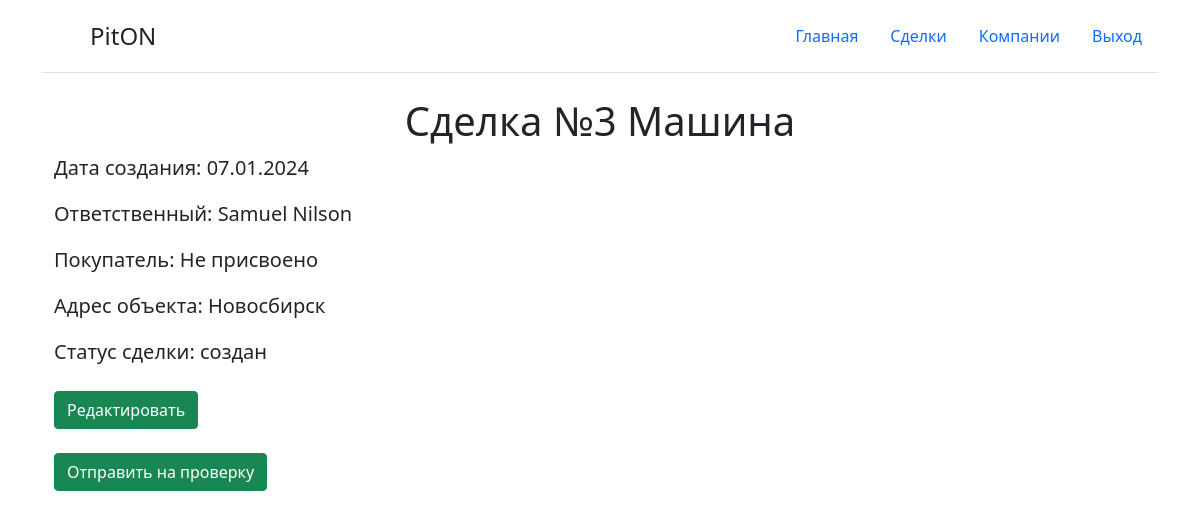
Before: /transaction/3 (signed in) with the older database file.
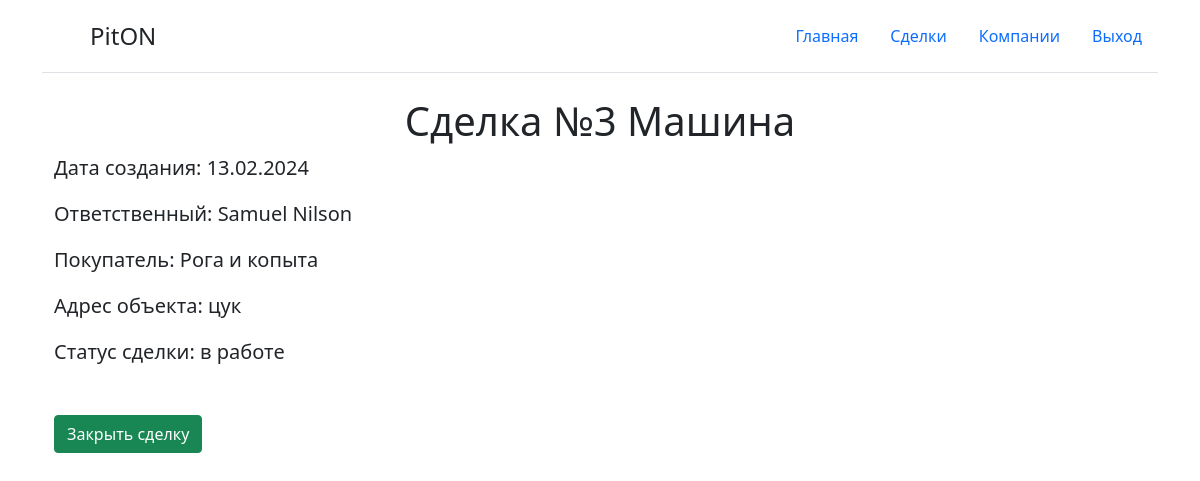
After: the same page with the newer database file.
### reg/models.py (models this page shows)
class regModel(models.Model):
    STATUS = (
        ('1', 'создан'),
        ('2', 'согласован'),
        ('3', 'в работе'),
        ('4', 'завершён')
    )   # Статус может быть создан до 5 пунктов
    Numbers = models.CharField('Номер', max_length=10)
    Name = models.CharField('Наименование', max_length=100)
    Date_born = models.DateField('Дата создания', auto_now=True)
    Responsible = models.CharField('Ответственный', max_length=100)
    Status = models.CharField('Статус', max_length=30, default='1', choices=STATUS)
    Customer_company = models.ForeignKey(companyModel,
                                         on_delete=models.CASCADE,
                                         to_field='Name',
                                         related_name='customer_company',
                                         blank=True,  # Делаем поле необязательным
                                         null=True  # Добавляем null=True для обозначения пустого значения в базе данных
                                         )
    Seller_company = models.ForeignKey(companyModel,
                                       on_delete=models.CASCADE,
                                       to_field='Full_Name_Company',
                                       related_name='seller_company',
                                       blank=True,  # Делаем поле необязательным
                                       null=True  # Добавляем null=True для обозначения пустого значения в базе данных
                                       )
    Adres_obj = models.TextField('Адрес объекта')
    def __str__(self):
        return f'Проект №{self.Numbers} {self.Name} - {self.get_Status_display()}'
    class Meta:
        verbose_name = 'Таблица регистрации'

class companyModel(models.Model):
    STATUS = (
        ('1', 'действующая компания'),
        ('2', 'ликвидирована'),
    )  # Статус может быть создан до 5 пунктов
    Numbers = models.CharField('Номер', max_length=10)
    Name = models.CharField('Наименование', max_length=255, unique=True)
    Date_born = models.DateField('Дата создания', auto_now=True)
    Responsible = models.CharField('Ответственный', max_length=100)
    Status = models.CharField('Статус', max_length=255, default='1', choices=STATUS)
    Full_Name_Company = models.CharField('Полное наименование', max_length=255, unique=True)
    inn_validator = RegexValidator(regex=r'^\d{9}$',
                                   message="ИНН должен содержать только цифры и быть длиной 10 символов")
    INN = models.CharField('ИНН', max_length=9, validators=[inn_validator])
    kpp_validator = RegexValidator(regex=r'^\d{9}$',
                                   message="КПП должен содержать только цифры и быть длиной 9 символов")
    KPP = models.CharField('КПП', max_length=9, validators=[kpp_validator])
    Legal_address = models.CharField('Юридический адрес', max_length=255)
    Actual_address = models.CharField('Фактический адрес', max_length=255)
    OGRN = models.CharField('ОГРН', max_length=10)
    OKPO = models.CharField('ОКПО', max_length=10)
    Checking_account_validator = RegexValidator(regex=r'^\d{20}$',
                                                message="Расчетный счёт должен содержать только "
                                                        "цифры и быть длиной 20 символов")
    Checking_account = models.CharField('Расчетный счёт', max_length=20, validators=[Checking_account_validator])
    Correspondent_account_validator = RegexValidator(regex=r'^\d{20}$',
                                                     message="Расчетный счёт должен содержать "
                                                             "только цифры и быть длиной 20 символов")
    Correspondent_account = models.CharField('Корреспондентский счет', max_length=20,
                                             validators=[Correspondent_account_validator])
    BIK_validator = RegexValidator(regex=r'^\d{9}$',
                                   message="БИК должен содержать только цифры и быть длиной 9 символов")
    BIK = models.CharField('БИК', max_length=9, validators=[BIK_validator])
    Bank = models.CharField('Банк', max_length=255)
    Name_manager = models.CharField('Должность руководителя', max_length=255)
    Manager = models.CharField('ФИО руководителя', max_length=255)
    Right_of_management = models.CharField('Основание управления', max_length=255)
    Telephone_validator = RegexValidator(regex=r'^\d{11}$',
                                         message="Номер телефона должен "
                                                 "содержать только цифры и быть длиной 11 символов")
    Telephone = models.CharField('Номер телефона', max_length=11, validators=[Telephone_validator])
    def __str__(self):
        return self.Name
    class Meta:
        verbose_name = 'Компании'

### reg/views.py (the view)
# urls.py: path('transaction/<int:transaction_id>', views.transaction, name='transaction'),    # Карточка сделки
def transaction(request, transaction_id):
    obj = regModel.objects.get(id=transaction_id)
    title = 'Сделка №' + obj.Numbers + ' ' + obj.Name
    date = obj.Date_born
    responsible = obj.Responsible
    date_born = date.strftime('%d.%m.%Y')
    print(companyModel.objects.get(Name='ООО "ПИК "Солярис"'))
    print(obj)
    if obj.Customer_company is None:
        customer_company = 'Не присвоено'
    else:
        customer_company = companyModel.objects.get(Name=obj.Customer_company_id)
    adres = obj.Adres_obj
    status = obj.Status
    for element in regModel.STATUS:
        if status in element:
            status_name = element[1]
            print(status_name, status)
            break
        else:
            status_name = 'Не определён'
    if status == '1':
        name_button = 'Отправить на проверку'
        add = True
    elif status == '2':
        name_button = 'Создать Заказ'
        add = False
    elif status == '3':
        name_button = 'Закрыть сделку'
        add = False
    elif status == '4':
        name_button = 'Возобновить работу'
        add = False
    else:
        name_button = 'Ошибка'
        add = False
    if request.method == 'POST':
        form = transactionListForm(request.POST)
        if 'izm' in request.POST:
            if form.is_valid():
                obj.Customer_company = form.cleaned_data['Customer_company']
                obj.Seller_company = form.cleaned_data['Seller_company']
                obj.Adres_obj = form.cleaned_data['Adres_obj']
                obj.save()
                return redirect('companyList')
        else:
            error = 'POST запрос с ошибкой!'
    else:
        form = transactionListForm()
    content = {
        'form': form,
        'title': title,
        'date_born': date_born,
        'responsible': responsible,
        'customer_company': customer_company,
        'adres': adres,
        'status': status,
        'status_name': status_name,
        'add': add,
        'name_button': name_button,
        'title2': 'Внесение изменений'
    }
    return render(request, 'reg/sdelka.html', content)

### templates/reg/sdelka.html (shortened to what this page needs)
{% extends 'reg/base.html' %}
{% block content %}
    <div class="container" xmlns="http://www.w3.org/1999/html" xmlns="http://www.w3.org/1999/html">
        <div class="d-flex justify-content-center"><h1> {{ title }}</h1></div>
            <div class="row gy-2">
                <div class="content">
                    <p class="fs-5">Дата создания: {{ date_born }}</p>
                    <p class="fs-5">Ответственный: {{ responsible }}</p>
                    <p class="fs-5">Покупатель: {{ customer_company }}</p>
                    <p class="fs-5">Адрес объекта: {{ adres }}</p>
                    <p class="fs-5">Статус сделки: {{ status_name }}</p>
                </div>
                <div class="input-group mb-3">
                    <div class="input-group-prepend">
                    {% if add == True %}
                        <button type="button" class="btn btn-success" data-bs-toggle="modal" data-bs-target="#exampleModal">
                        Редактировать
                        </button>
                    {% endif %}
                    </div>
                </div>
                <div class="input-group mb-3">
                    <div class="input-group-prepend">
                        {% if status != 'Ошибка' %}
                        <button type="button" class="btn btn-success">
                            {{ name_button }}
                        </button>
                        {% endif %}
                    </div>
                </div>
            </div>
    </div>
{% endblock %}

Changed rows visible on the page:
changed regModel "Samuel Nilson": Adres_obj "Новосбирск" → "цук"
added companyModel: Name "Рога и копыта"
Other visible differences:
{{ date_born }}: "07.01.2024" → "13.02.2024"
{{ status_name }}: "создан" → "в работе"
{{ name_button }}: "Отправить на проверку" → "Закрыть сделку"
{{ customer_company }}: "Не присвоено" → (not shown)
text no longer shown: "Редактировать"
